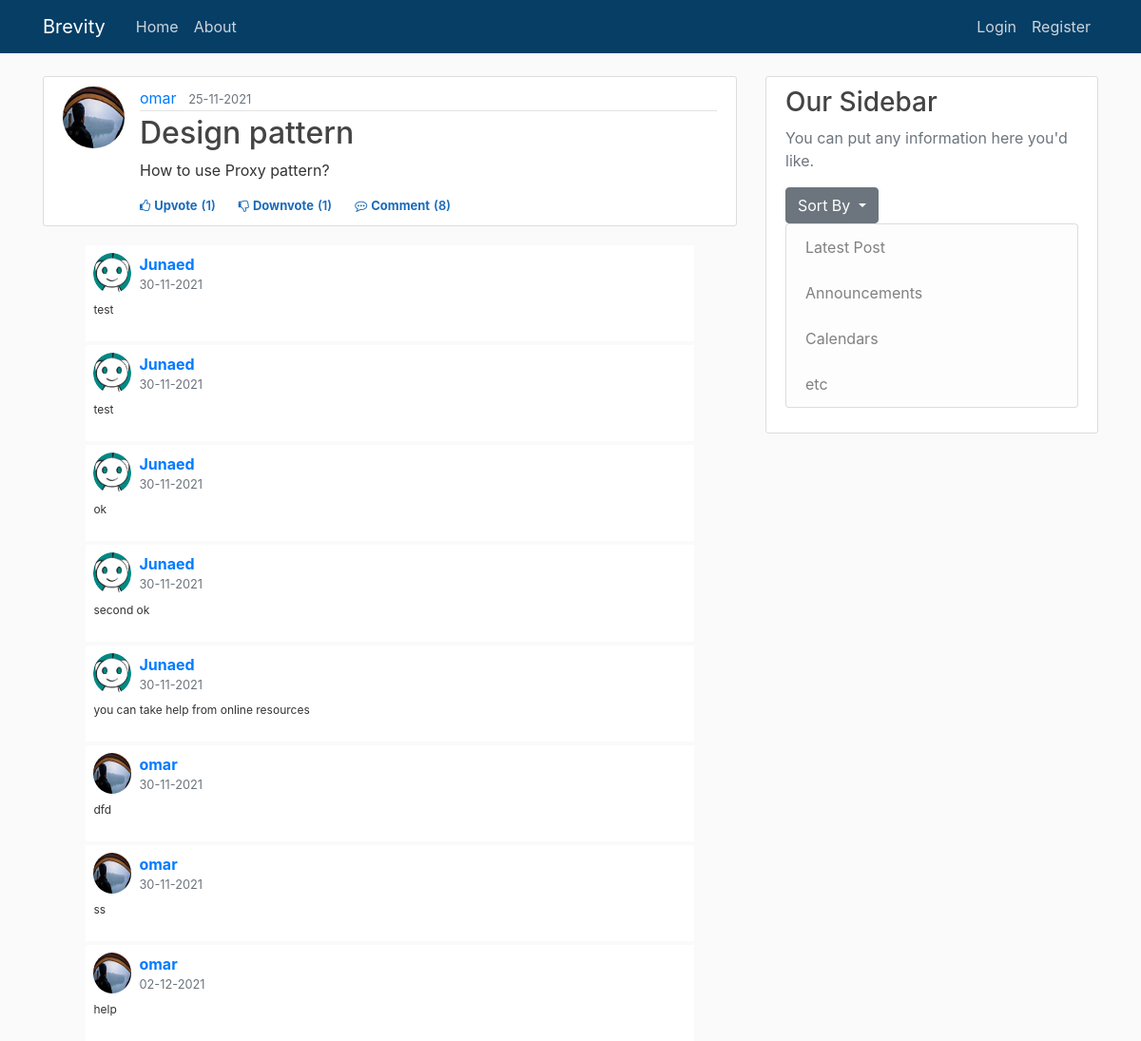
/post/1, run on the app's committed database.
### brevity/models.py (models this page shows, shortened)
class User(db.Model, UserMixin):
    id = db.Column(db.Integer, primary_key=True)
    username = db.Column(db.String(20), unique=True, nullable=False)
    email = db.Column(db.String(120), unique=True, nullable=False)
    image_file = db.Column(db.String(20), nullable=False, default='default.jpg')
    password = db.Column(db.String(60), nullable=False)
    posts = db.relationship('Post', backref='author', lazy=True)                    #By default SQLAlchemy guess the relationship to be one to many as posts returns a list of post.
    upvoted = db.relationship('Upvote', foreign_keys='Upvote.user_id', backref='user', lazy='dynamic')
    downvoted = db.relationship('Downvote', foreign_keys='Downvote.user_id', backref='user', lazy='dynamic')
    commented = db.relationship('Comment', backref='author', lazy=True)

class Post(db.Model):
    id = db.Column(db.Integer, primary_key=True)
    title = db.Column(db.String(100), nullable=False)
    date_posted = db.Column(db.DateTime, nullable=False, default=datetime.utcnow)
    content = db.Column(db.Text, nullable=False)
    user_id = db.Column(db.Integer, db.ForeignKey('user.id'), nullable=False)
    tag = db.Column(db.String(200))  ### delete later
    tags = db.relationship('Tag', backref='post', cascade="all, delete", lazy='dynamic')
    upvotes = db.relationship('Upvote', backref='post', lazy='dynamic')
    downvotes = db.relationship('Downvote', backref='post', lazy='dynamic')
    comments = db.relationship('Comment', backref='post', lazy='dynamic')

class Comment(db.Model):
    id = db.Column(db.Integer, primary_key = True)
    date_posted = db.Column(db.DateTime, nullable=False, default=datetime.utcnow)
    content = db.Column(db.Text, nullable=False)
    user_id = db.Column(db.Integer, db.ForeignKey('user.id'))
    post_id = db.Column(db.Integer, db.ForeignKey('post.id'))

### brevity/posts/routes.py (the view)
@posts.route("/post/<int:post_id>", methods=['GET', 'POST'])            #'int:' imposes that post_id must be int.
def post(post_id):
    form = CommentForm()
    post = Post.query.get_or_404(post_id)                               #get(id) is used to query the db through Primary key.
    comments = Comment.query.filter_by(post_id = post_id)
    if form.validate_on_submit():
        comment = Comment(content=form.content.data, author=current_user, post_id=post_id)
        db.session.add(comment)
        db.session.commit()
        flash('Your comment has been posted', 'success')
        return redirect(url_for('posts.post', post_id=post.id))
    return render_template('post.html', title="post.title",form = form, post=post, comments = comments)

### brevity/templates/post.html (shortened to what this page needs)
{% extends "layout.html" %}
{% block content %}
    <article class="media content-section">
        <img class="rounded-circle article-img" src="{{ url_for('static', filename = 'profile_pics/' + post.author.image_file)}}">
        <div class="media-body">
            <div class="article-metadata">
                <a class="mr-2" href="{{ url_for('users.user_posts', username=post.author.username) }}">{{ post.author.username }}</a>
                <small class="text-muted">{{ post.date_posted.strftime('%d-%m-%Y') }}</small>
            </div>
            <h2 class="article-title">{{ post.title }}</h2>
            <p class="article-content">{{ post.content }}</p>
            <div>
                {% if current_user.is_authenticated %}
                    <div class="d-flex flex-row fs-12" id="vote{{post.id}}">
                        {% if not current_user.has_upvoted_post(post) %}
                            <div class="like cursor votestyle vote" post_id="{{post.id}}" action="upvote"><i class="fa fa-thumbs-o-up"></i><span class="ml-1">Upvote</span></div>
                            <div class="like vote_count" ><span class="ml-1 mr-4">({{post.upvotes.count()}})</span></div>
                        {% else %}
                            <div class="like cursor upvotedstyle vote" post_id="{{post.id}}" action="upvote"><i class="fa fa-thumbs-o-up"></i><span class="ml-1">Upvoted</span></div>
                            <div class="like upvoted_count" ><span class="ml-1 mr-4">({{post.upvotes.count()}})</span></div>
                        {% endif %}
                        {% if not current_user.has_downvoted_post(post) %}
                            <div class="like downvotecursor votestyle vote" post_id="{{post.id}}" action="downvote"><i class="fa fa-thumbs-o-down"></i><span class="ml-1">Downvote</span></div>
                            <div class="like vote_count"><span class="ml-1 mr-4">({{post.downvotes.count()}})</span></div>
                        {% else %}
                            <div class="like downvotecursor downvotedstyle vote" post_id="{{post.id}}" action="downvote"><i class="fa fa-thumbs-o-down"></i><span class="ml-1">Downvoted</span></div>
                            <div class="like downvoted_count"><span class="ml-1 mr-4">({{post.downvotes.count()}})</span></div>
                        {% endif %}
                        <div class="like cursor comment"><i class="fa fa-commenting-o"></i><span class="ml-1"><a class="mr-1 like cursor comment" href="{{ url_for('posts.post', post_id=post.id) }}">Comment</a></span></div>
                        <div class="like comment_count"><span class="ml-0">({{post.comments.count()}})</span></div>
                    </div>
                {% else %}
                    <div class="d-flex flex-row fs-12">
                        <div class="like cursor unauthorised_upvote"><i class="fa fa-thumbs-o-up"></i><span class="ml-1"><a class="like cursor unauthorised_upvote" href="{{ url_for('posts.vote_action', post_id=post.id, action='unauthorized_upvote')}}">Upvote</a></span></div>
                        <div class="like vote_count" ><span class="ml-1 mr-4">({{post.upvotes.count()}})</span></div>
                        <div class="like downvotecursor unauthorised_downvote"><i class="fa fa-thumbs-o-down"></i><span class="ml-1"><a class="like downvotecursor unauthorised_downvote" href="{{ url_for('posts.vote_action', post_id=post.id, action='unauthorized_downvote')}}">Downvote</a></span></div>
                        <div class="like vote_count"><span class="ml-1 mr-4">({{post.downvotes.count()}})</span></div>
                        <div class="like cursor comment"><i class="fa fa-commenting-o"></i><span class="ml-1"><a class="mr-1 like cursor comment" href="{{ url_for('posts.post', post_id=post.id) }}">Comment</a></span></div>
                        <div class="like comment_count"><span class="ml-0">({{post.comments.count()}})</span></div>
                    </div>
                {% endif %}
            </div>
        </div>
    </article>
    {% for comment in comments %}
    <div class="container mt-1">
        <div class="d-flex justify-content-center row">
            <div class="col-md-11">
                <div class="d-flex flex-column comment-section">
                    <div class="bg-white p-2">
                        <div class="d-flex flex-row user-info"><img class="rounded-circle" src="{{ url_for('static', filename = 'profile_pics/' + comment.author.image_file)}}" width="40">
                            <div class="d-flex flex-column justify-content-start ml-2"><span class="d-block font-weight-bold name">{{comment.author.username}}</span><small class="text-muted">{{comment.date_posted.strftime('%d-%m-%Y')}}</small></div>
                        </div>
                        <div class="mt-2">
                            <p class="comment-text">{{comment.content}}</p>
                        </div>
                    </div>
                </div>
            </div>
        </div>
    </div>
    {% endfor %}
{% endblock content %}

### brevity/static/main.css (style rules this page uses)
body { background: #fafafa; color: #333333; margin-top: 5rem; }
h1, h2, h3, h4, h5, h6 { color: #444444; }
.content-section { background: #ffffff; padding: 10px 20px; border: 1px solid #dddddd; border-radius: 3px; margin-bottom: 20px; }
.article-title { color: #444444; }
.article-content { white-space: pre-line; }
.article-img { height: 65px; width: 65px; margin-right: 16px; }
.article-metadata { padding-bottom: 1px; margin-bottom: 4px; border-bottom: 1px solid #e3e3e3 }
.comment-text { font-size: 12px }
.fs-12 { font-size: 12px }
.name { color: #007bff }
.cursor { cursor: pointer }
.downvotecursor { cursor: pointer }
.vote_count { color: #1a6ab9; font-size: 13px; font-weight: 600; }
.comment { color: #1a6ab9; font-size: 13px; font-weight: 700; }
.comment_count { color: #1a6ab9; font-size: 13px; font-weight: 600; }
.unauthorised_upvote { color: #1a6ab9; font-size: 13px; font-weight: 700; }
.unauthorised_downvote { color: #1a6ab9; font-size: 13px; font-weight: 700; }

### data on the page
User: image_file (picture), author.username "omar"
Post: date_posted "25-11-2021", title "Design pattern", content "How to use Proxy pattern?"
Comment: image_file (placeholder picture), author.username "Junaed", date_posted "30-11-2021", content "test"
Comment: image_file (placeholder picture), author.username "Junaed", date_posted "30-11-2021", content "test"
Comment: image_file (placeholder picture), author.username "Junaed", date_posted "30-11-2021", content "ok"
Comment: image_file (placeholder picture), author.username "Junaed", date_posted "30-11-2021", content "second ok"
Comment: image_file (placeholder picture), author.username "Junaed", date_posted "30-11-2021", content "you can take help from online resources"
Comment: image_file (picture), author.username "omar", date_posted "30-11-2021", content "dfd"
Comment: image_file (picture), author.username "omar", date_posted "30-11-2021", content "ss"
Comment: image_file (picture), author.username "omar", date_posted "02-12-2021", content "help"

### other printed values
{{ post.upvotes.count() }} "1"
{{ post.downvotes.count() }} "1"
{{ post.comments.count() }} "8"
